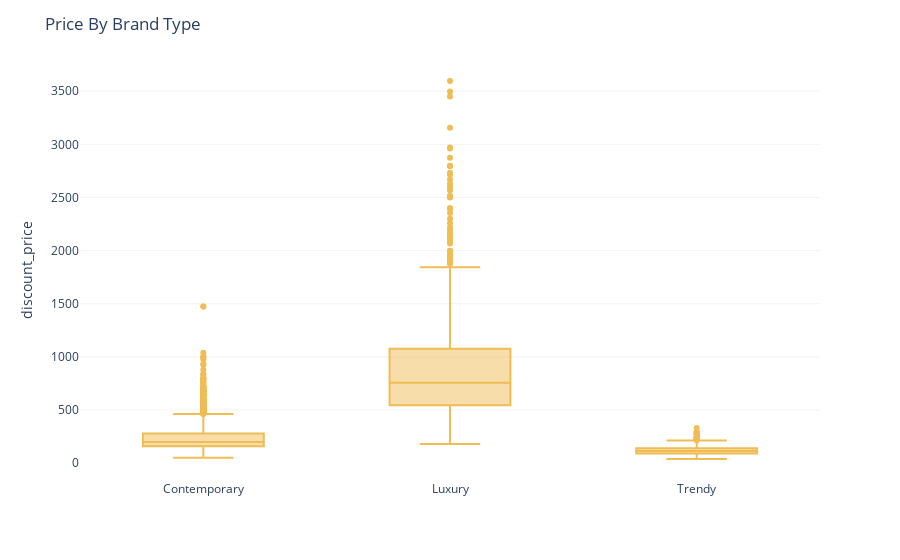

Write notebook code for a chart like this one.
### Code cell
colors = ['rgb(25, 43, 87)', 'rgb(201, 161, 91)', 'rgb(166, 164, 161)']
fig = px.box(saks_full, x="brand_positioning", y="discount_price", points='outliers', 
             color_discrete_sequence = ['rgb(25, 43, 87)','rgb(240, 188, 84)', 'rgb(166, 164, 161)'],
             color_discrete_map = {"brand_positioning": ["Trendy", "Contemporary", "Luxury"]})
#              color_discrete_map={'Trendy':'rgb(25, 43, 87)',
#                                  'Contemporary':'rgb(201, 161, 91)',
#                                  'Luxury':'rgb(166, 164, 161)'
#                                  })

fig.update_layout(title_text='Price By Brand Type',plot_bgcolor='rgb(256, 256, 256)')
fig.update_xaxes(title_text = "")
fig.update_yaxes(showgrid=True, gridwidth=0.5, gridcolor='rgb(230, 230, 230)')
fig.show()

### Figure 1 — Plotly figure (JSON) as saved in the notebook; plotly's stock layout.template omitted (floating-point values rounded to 4 significant figures; data arrays with more than 128 entries replaced by an {"elided": "..."} marker saying what was removed)
{"data": [{"alignmentgroup": "True", "boxpoints": "outliers", "hovertemplate": "brand_positioning=%{x}<br>discount_price=%{y}<extra></extra>", "legendgroup": "", "marker": {"color": "rgb(240, 188, 84)"}, "name": "", "notched": false, "offsetgroup": "", "orientation": "v", "showlegend": false, "type": "box", "x": {"elided": "3989 str values"}, "x0": " ", "xaxis": "x", "y": {"elided": "3989 float values"}, "y0": " ", "yaxis": "y"}], "layout": {"boxmode": "group", "legend": {"tracegroupgap": 0}, "margin": {"t": 60}, "plot_bgcolor": "rgb(256, 256, 256)", "title": {"text": "Price By Brand Type"}, "xaxis": {"anchor": "y", "domain": [0, 1], "title": {"text": ""}}, "yaxis": {"anchor": "x", "domain": [0, 1], "gridcolor": "rgb(230, 230, 230)", "gridwidth": 0.5, "showgrid": true, "title": {"text": "discount_price"}}}}
